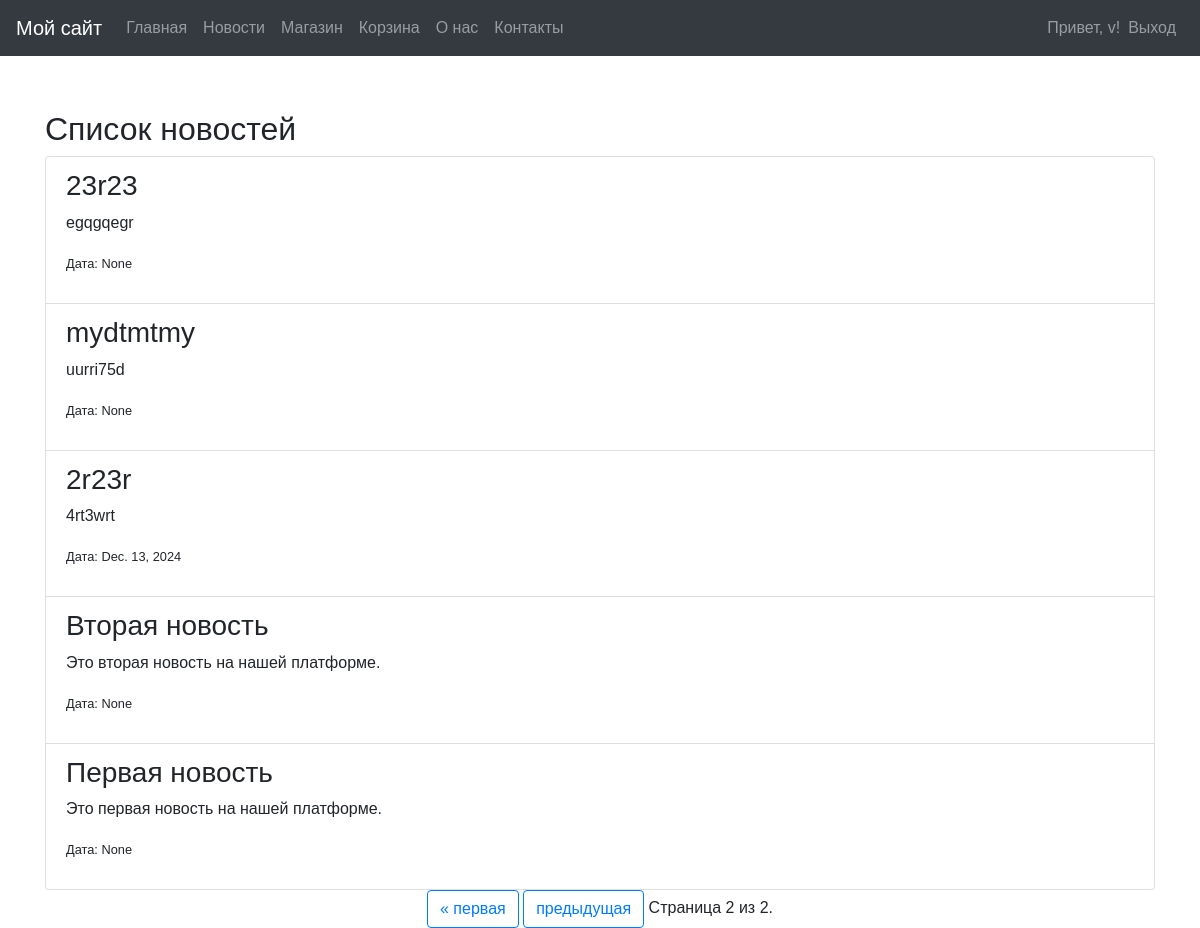
/news/?page=2 (signed in), run on the app's committed database.
### task1/models.py (models this page shows, shortened)
class News(models.Model):
    title = models.CharField(max_length=255)
    content = models.TextField()
    date = models.DateField()
    class Meta:
        ordering = ['-date']

### task1/views.py (the view)
# urls.py: path('news/', news_list, name='news'),
def news_list(request):
    news_items = News.objects.all().order_by('-date')
    paginator = Paginator(news_items, 10)
    page_number = request.GET.get('page')
    try:
        page_obj = paginator.get_page(page_number)
    except PageNotAnInteger:
        page_obj = paginator.get_page(1)
    except EmptyPage:
        page_obj = paginator.get_page(paginator.num_pages)
    return render(request, 'news_list.html', {'news_items': page_obj})

### templates/news_list.html (shortened to what this page needs)
{% extends 'base.html' %}
{% block content %}
<section>
    <h2>Список новостей</h2>
    {% if news_items %}
        <ul class="list-group">
            {% for news_item in news_items %}
                <li class="list-group-item">
                    <h3>{{ news_item.title }}</h3>
                    <p>{{ news_item.content }}</p>
                    <p><small>Дата: {{ news_item.date }}</small></p>
                </li>
            {% endfor %}
        </ul>
    {% else %}
        <p>Новостей пока нет. Добавьте первую новость!</p>
    {% endif %}
</section>
<div class="pagination justify-content-center">
    <span class="step-links">
        {% if news_items.has_previous %}
            <a href="?page=1" class="btn btn-outline-primary" aria-label="Первая страница">&laquo; первая</a>
            <a href="?page={{ news_items.previous_page_number }}" class="btn btn-outline-primary" aria-label="Предыдущая страница">предыдущая</a>
        {% endif %}
        <span class="current" aria-current="page">
            Страница {{ news_items.number }} из {{ news_items.paginator.num_pages }}.
        </span>
    </span>
</div>
{% endblock %}

### templates/base.html (shortened to what this page needs)
<!DOCTYPE html>
<html lang="ru">
<head>
    <link rel="stylesheet" href="https://stackpath.bootstrapcdn.com/bootstrap/4.5.2/css/bootstrap.min.css">
</head>
<body>
    <nav class="navbar navbar-expand-lg navbar-dark bg-dark" aria-label="Основное навигационное меню">
        <a class="navbar-brand" href="{% url 'home' %}" aria-label="Главная страница">Мой сайт</a>
        <div class="collapse navbar-collapse" id="navbarNav">
            <ul class="navbar-nav mr-auto">
                <li class="nav-item">
                    <a class="nav-link" href="{% url 'home' %}" aria-label="Главная страница">Главная</a>
                </li>
                <li class="nav-item">
                    <a class="nav-link" href="{% url 'news' %}" aria-label="Новости">Новости</a>
                </li>
                <li class="nav-item">
                    <a class="nav-link" href="{% url 'shop' %}" aria-label="Магазин">Магазин</a>
                </li>
                <li class="nav-item">
                    <a class="nav-link" href="{% url 'cart' %}" aria-label="Корзина">Корзина</a>
                </li>
                <li class="nav-item">
                    <a class="nav-link" href="{% url 'about' %}" aria-label="О нас">О нас</a>
                </li>
                <li class="nav-item">
                    <a class="nav-link" href="{% url 'contact' %}" aria-label="Контакты">Контакты</a>
                </li>
            </ul>
            <ul class="navbar-nav">
                {% if user.is_authenticated %}
                    <li class="nav-item">
                        <span class="navbar-text" aria-label="Приветствие пользователя">Привет, {{ user.username }}!</span>
                    </li>
                    <li class="nav-item">
                        <a class="nav-link" href="{% url 'logout' %}" aria-label="Выход">Выход</a>
                    </li>
                {% endif %}
            </ul>
        </div>
    </nav>
    <div class="messages">
    </div>
    <div class="content container mt-4">
        {% block content %}
        {% endblock %}
    </div>
</body>
</html>

### templates/base.html (style rules this page uses)
body { font-family: Arial, sans-serif; margin: 0; padding: 0; }
.messages { margin: 10px 0; padding: 10px; text-align: center; }

### data on the page
News: title "23r23", content "egqgqegr", date "None"
News: title "mydtmtmy", content "uurri75d", date "None"
News: title "2r23r", content "4rt3wrt", date "Dec. 13, 2024"
News: title "Вторая новость", content "Это вторая новость на нашей платформе.", date "None"
News: title "Первая новость", content "Это первая новость на нашей платформе.", date "None"

### other printed values
{{ user.username }} "v"
{{ news_items.number }} "2"
{{ news_items.paginator.num_pages }} "2"
